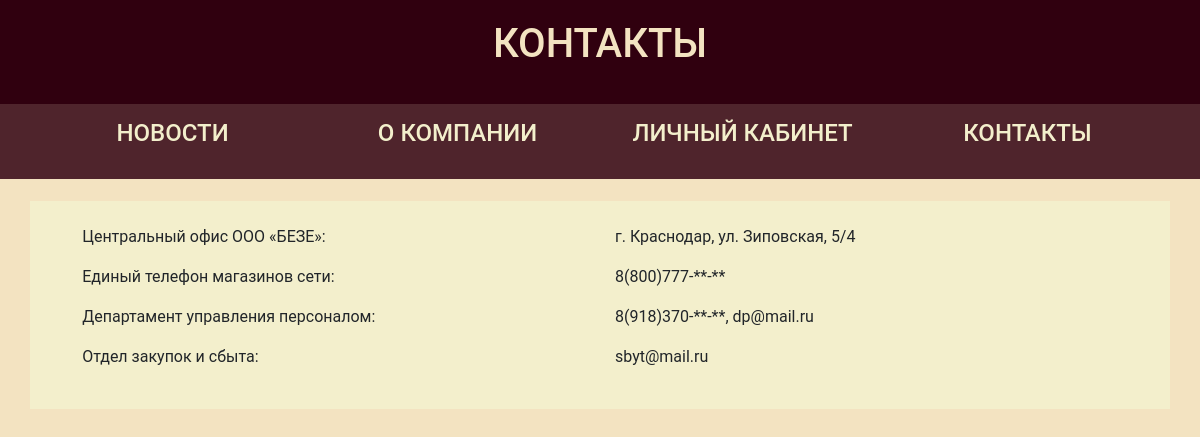
/contacts/, run on the app's committed database.
### contacts/models.py (models this page shows, shortened)
class Contact(models.Model):
    STATUS_CHOICES = (
        ('draft', 'Draft'),
        ('published', 'Published'),
    )
    contact_left = models.CharField(max_length=250)
    contact_information = models.TextField()
    publish = models.DateTimeField(default=timezone.now)
    status = models.CharField(max_length=10,
                              choices=STATUS_CHOICES,
                              default='draft')
    objects = models.Manager()
    published = PublishedManager()
    class Meta:
        ordering = ('publish',)

### contacts/views.py (the view)
# urls.py: path('', views.contact_list, name = 'contact_list')
def contact_list(request):
    object_list = Contact.published.all()
    return render(request,
                  'newsFeed/contacts/list.html',
                  {'object_list': object_list})

### contacts/models.py (called while the page is built)
    def get_queryset(self):
        return super(PublishedManager, self).get_queryset().filter(status='published')

### templates/newsFeed/contacts/list.html (shortened to what this page needs)
{% extends "newsFeed/base.html" %}
{% block pageName %}КОНТАКТЫ{% endblock %}
{% block content %}
  {% for contact in object_list %}
    <div class="container">
      <div class="row">
        <div class="col">
          {{contact.contact_left}}
        </div>
        <div class="col">
          {{contact.contact_information}}
       </div>
      </div>
    </div>
  {% endfor %}
{% endblock %}

### templates/newsFeed/base.html (style rules this page uses)
body { font-family: Roboto, Verdana, Helvetica, Arial, sans-serif; }
.div-other-body { background-color: #F3E3C1; }

### data on the page
Contact: contact_left "Центральный офис ООО «БЕЗЕ»:", contact_information "г. Краснодар, ул. Зиповская, 5/4"
Contact: contact_left "Единый телефон магазинов сети:", contact_information "8(800)777-**-**"
Contact: contact_left "Департамент управления персоналом:", contact_information "8(918)370-**-**, dp@mail.ru"
Contact: contact_left "Отдел закупок и сбыта:", contact_information "sbyt@mail.ru"
